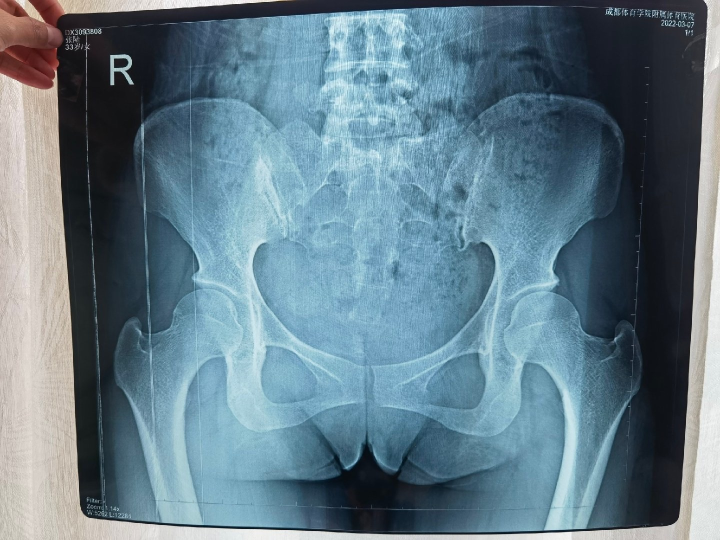
#> input picture shared_data/data/raw_images/xray_001.jpg, 1440 x 1080 px, found by its file name (shown at 1/2 size); its folder holds only this picture in this run
$ python preprocess_images.py
#> lines starting #> are read from the running program, lines starting #| are printed output that depends on the picture
# -*- coding: utf-8 -*-
import os
from PIL import Image
import shutil

def resize_image(image_path, target_size=1024):
    """缩放图像，保持纵横比，较短边填充黑色"""
#> called with image_path = 'raw_images/xray_001.jpg', target_size = 1024
    img = Image.open(image_path)
#> img is the input picture: PIL image 1440x1080 RGB; mean R, G, B 100.4, 124.8, 137.5

    # 计算缩放比例
    ratio = target_size / float(max(img.size))
#> ratio = 0.711
    new_size = tuple([int(x * ratio) for x in img.size])
#> new_size = (1024, 768)

    # 缩放图像
    img = img.resize(new_size, Image.Resampling.LANCZOS)
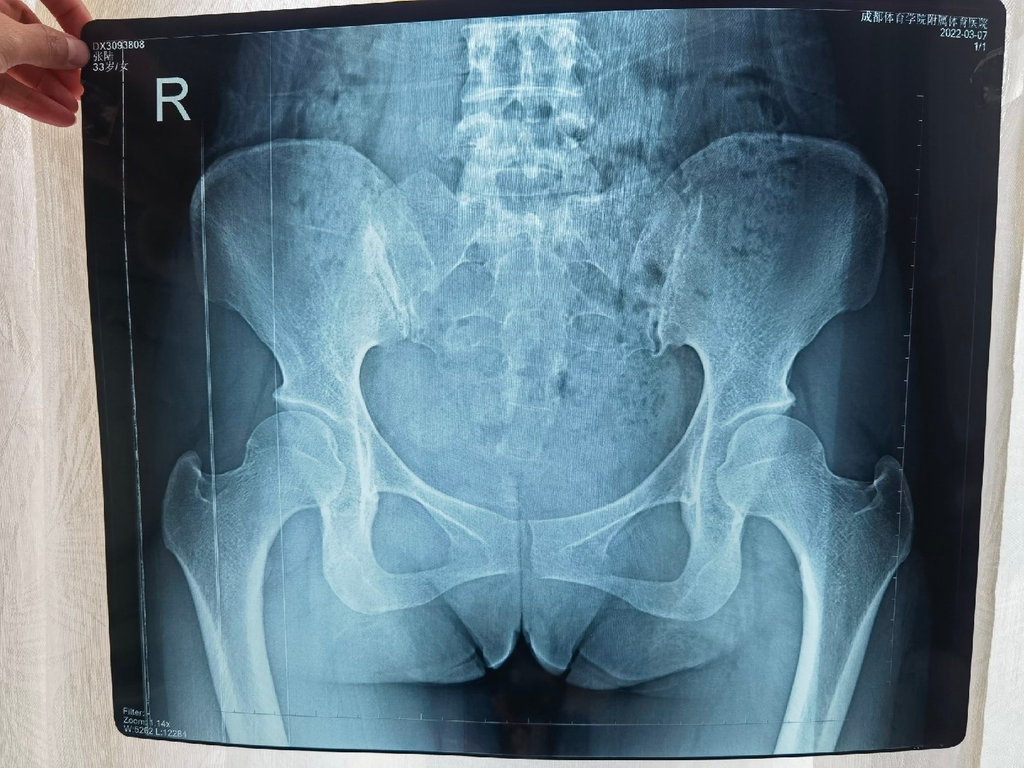
#> img: PIL image 1024x768 RGB; mean R, G, B 100.4, 124.8, 137.5

    # 创建黑色背景
    new_img = Image.new('RGB', (target_size, target_size), (0, 0, 0))
#> new_img: PIL image 1024x1024 RGB; every value is 0

    # 计算粘贴位置（居中）
    paste_x = (target_size - new_size[0]) // 2
#> paste_x = 0
    paste_y = (target_size - new_size[1]) // 2
#> paste_y = 128

    # 粘贴图像
    new_img.paste(img, (paste_x, paste_y))
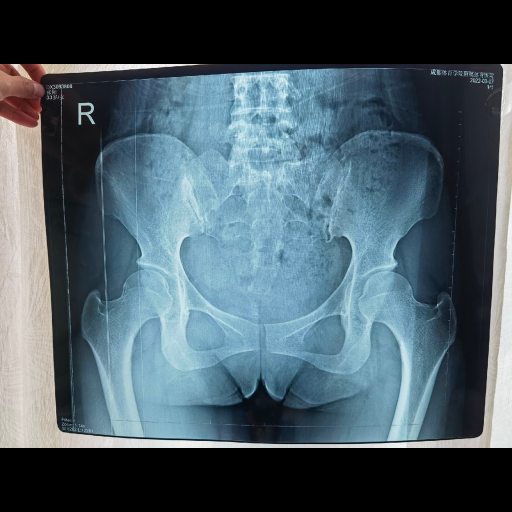
#> new_img: PIL image 1024x1024 RGB (shown at 1/2 size); mean R, G, B 75.3, 93.6, 103.1
    return new_img

def process_dataset():
    """处理整个数据集"""
    src_dir = 'raw_images'
    processed_dir = 'processed_images'

    if not os.path.exists(processed_dir):
        os.makedirs(processed_dir)

    for filename in os.listdir(src_dir):
        if filename.endswith('.jpg'):
            print('Processing {}...'.format(filename))
            image_path = os.path.join(src_dir, filename)
            processed_img = resize_image(image_path)

            output_path = os.path.join(processed_dir, filename)
            processed_img.save(output_path, quality=95)

            json_filename = filename.replace('.jpg', '.json')
            json_src = os.path.join(src_dir, json_filename)
            json_dst = os.path.join(processed_dir, json_filename)
            if os.path.exists(json_src):
                shutil.copy2(json_src, json_dst)

if __name__ == '__main__':
    process_dataset()
    print('预处理完成！')

$ run again, on shared_data/data/raw_images/xray_020.jpg
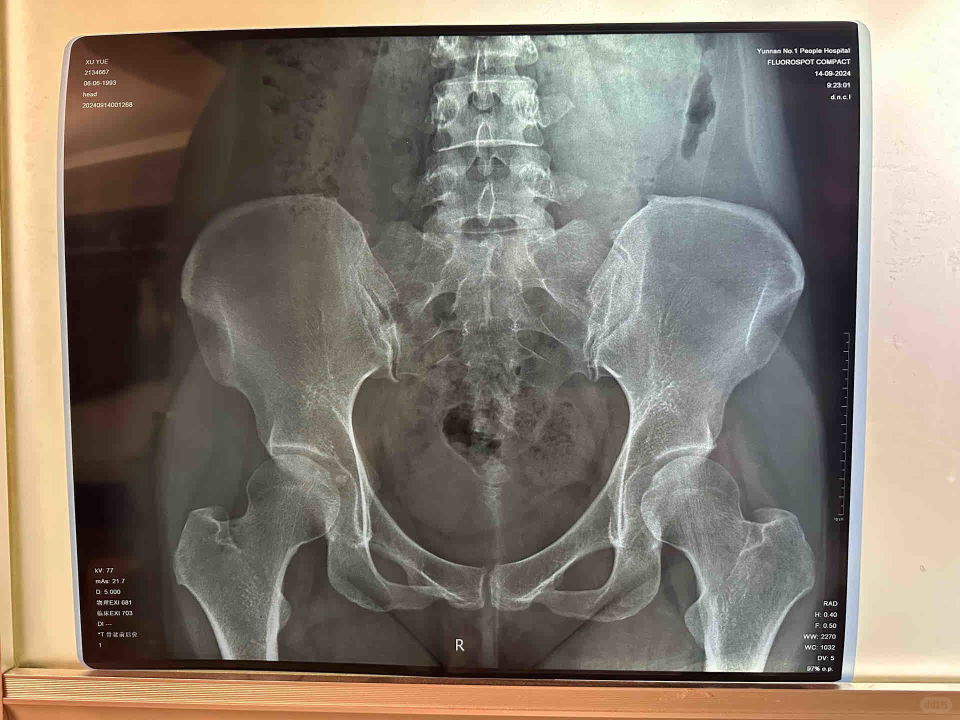
#> input picture shared_data/data/raw_images/xray_020.jpg, 1920 x 1440 px, found by its file name (shown at 1/2 size)
#> in resize_image, img is the input picture: PIL image 1920x1440 RGB; mean R, G, B 133.2, 123.8, 111.6
#> in resize_image, `img = img.resize(new_size, Image.Resampling.LANCZOS)`:
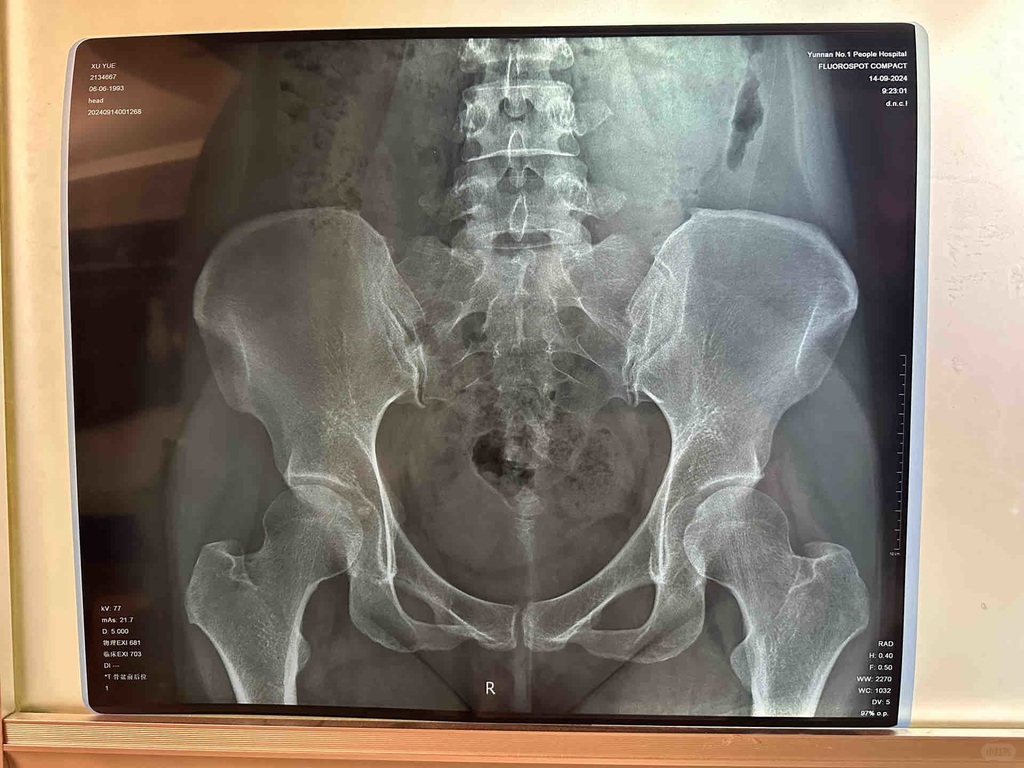
#> img: PIL image 1024x768 RGB; mean R, G, B 133.2, 123.8, 111.6
#> in resize_image, `new_img.paste(img, (paste_x, paste_y))`:
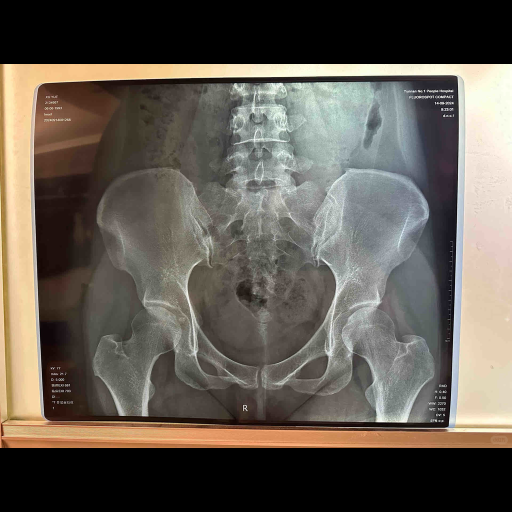
#> new_img: PIL image 1024x1024 RGB (shown at 1/2 size); mean R, G, B 99.9, 92.9, 83.7

$ run again, on shared_data/data/raw_images/xray_027.jpg
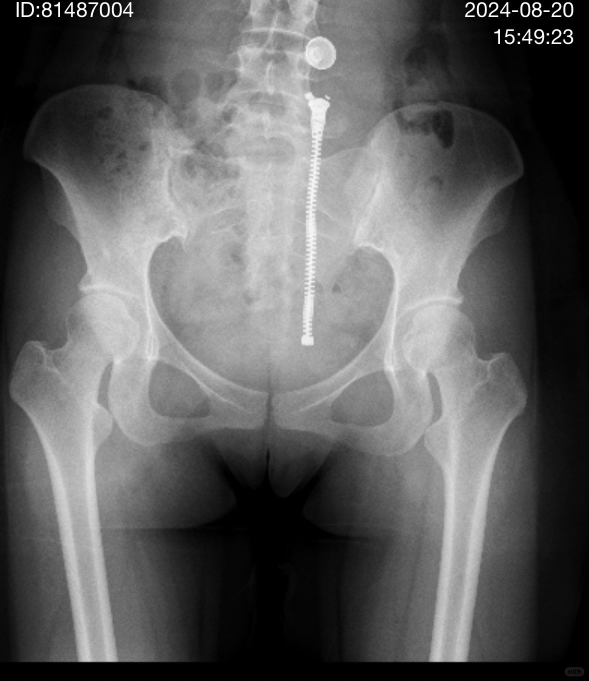
#> input picture shared_data/data/raw_images/xray_027.jpg, 1178 x 1362 px, found by its file name (shown at 1/2 size)
#> in resize_image, img is the input picture: PIL image 1178x1362 RGB; mean R, G, B 94.7, 94.7, 94.7
#> in resize_image, `img = img.resize(new_size, Image.Resampling.LANCZOS)`:
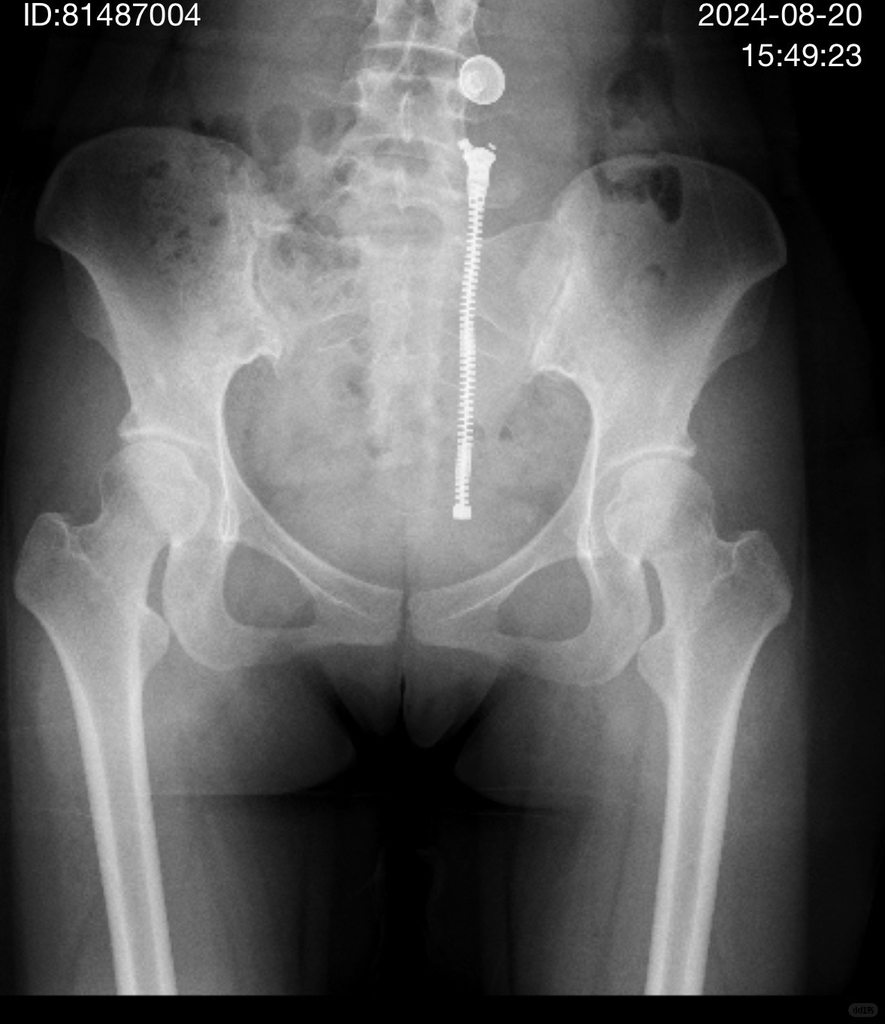
#> img: PIL image 885x1024 RGB; mean R, G, B 94.7, 94.7, 94.7
#> in resize_image, `new_img.paste(img, (paste_x, paste_y))`:
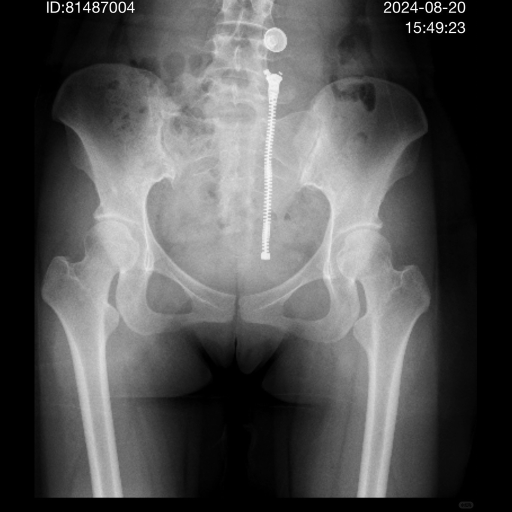
#> new_img: PIL image 1024x1024 RGB (shown at 1/2 size); mean R, G, B 81.9, 81.9, 81.9

$ run again, on shared_data/data/raw_images/xray_038.jpg
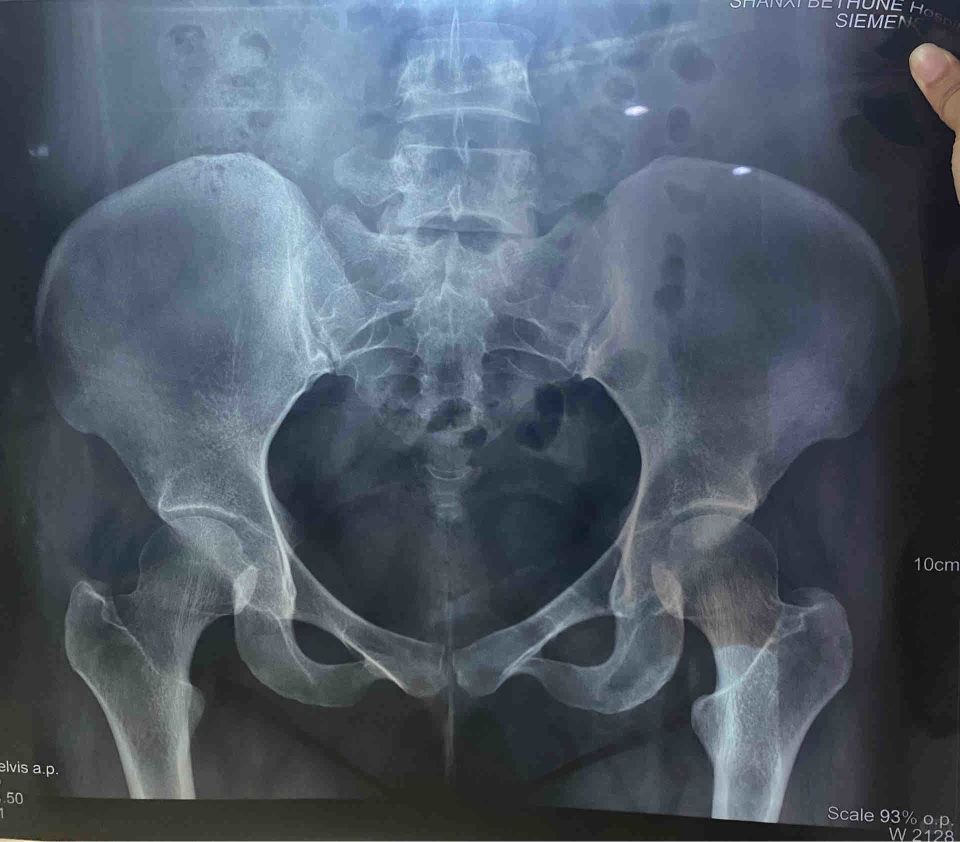
#> input picture shared_data/data/raw_images/xray_038.jpg, 1920 x 1683 px, found by its file name (shown at 1/2 size)
#> in resize_image, img is the input picture: PIL image 1920x1683 RGB; mean R, G, B 80.1, 90.9, 103.8
#> in resize_image, `img = img.resize(new_size, Image.Resampling.LANCZOS)`:
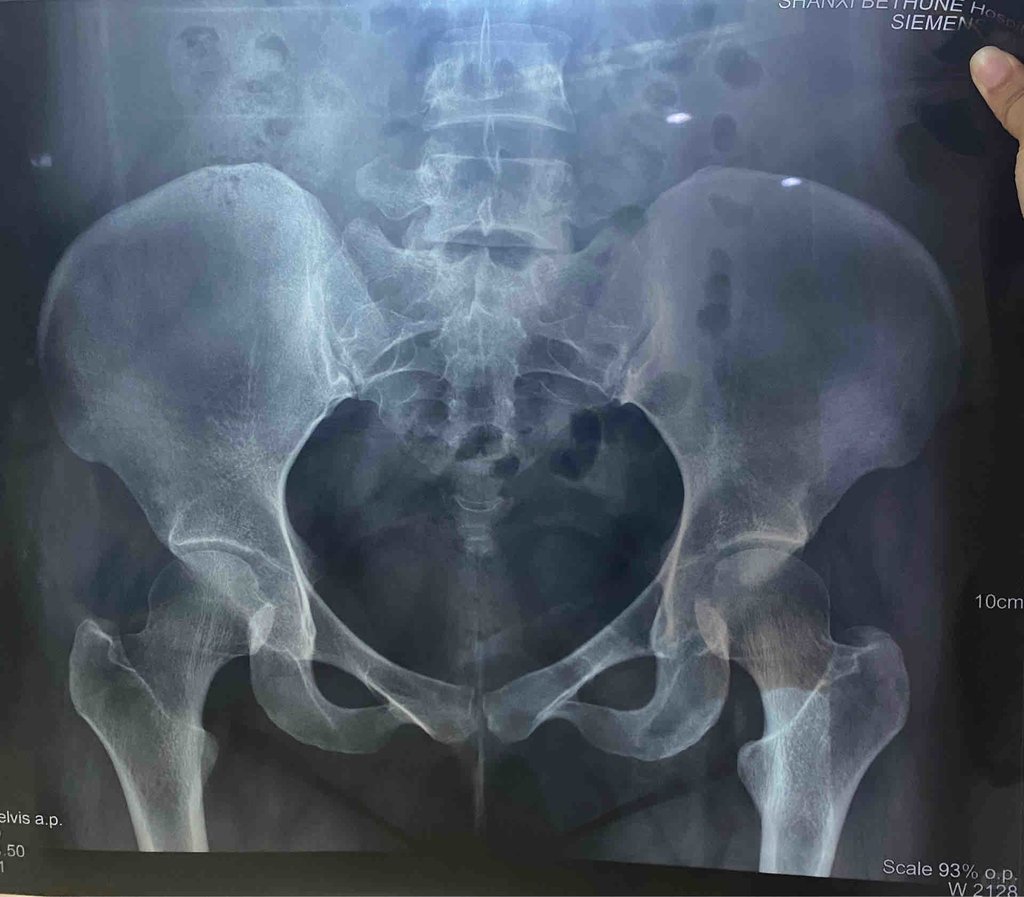
#> img: PIL image 1024x897 RGB; mean R, G, B 80.1, 90.9, 103.8
#> in resize_image, `new_img.paste(img, (paste_x, paste_y))`:
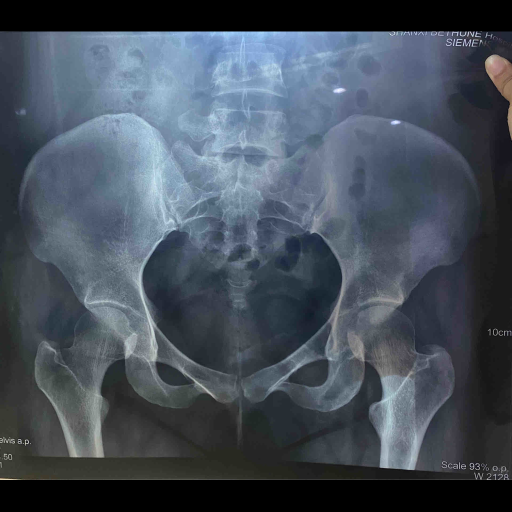
#> new_img: PIL image 1024x1024 RGB (shown at 1/2 size); mean R, G, B 70.1, 79.6, 90.9

$ run again, on shared_data/data/raw_images/xray_003.jpg
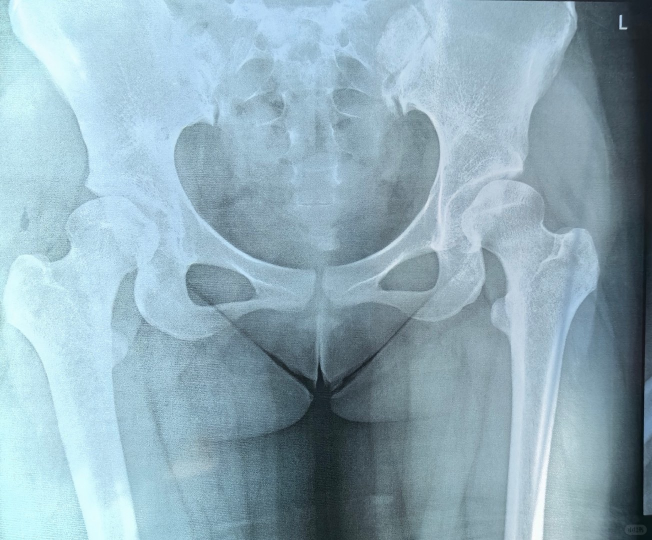
#> input picture shared_data/data/raw_images/xray_003.jpg, 1304 x 1080 px, found by its file name (shown at 1/2 size)
#> in resize_image, img is the input picture: PIL image 1304x1080 RGB; mean R, G, B 144.8, 172.4, 185.3
#> in resize_image, `img = img.resize(new_size, Image.Resampling.LANCZOS)`:
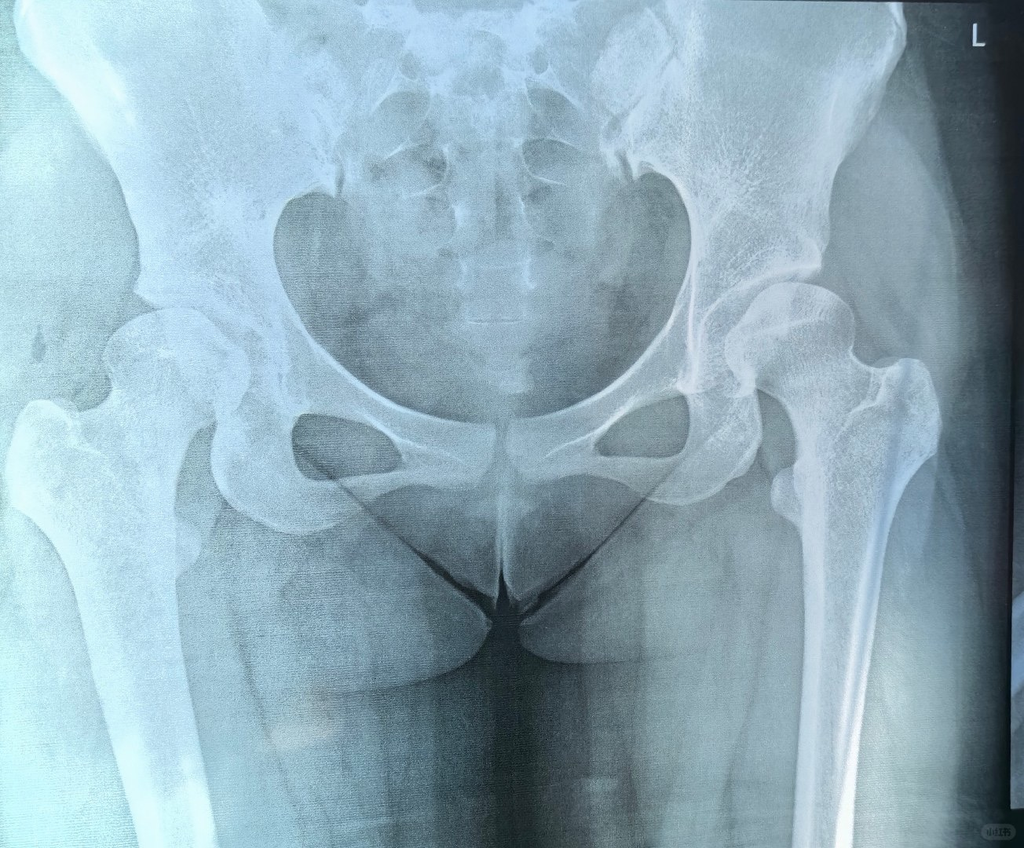
#> img: PIL image 1024x848 RGB; mean R, G, B 144.8, 172.4, 185.3
#> in resize_image, `new_img.paste(img, (paste_x, paste_y))`:
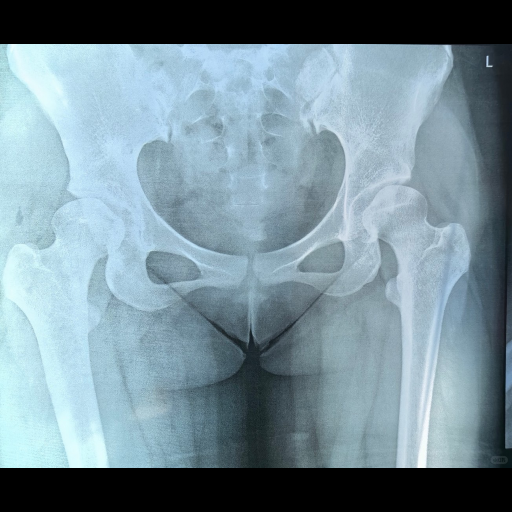
#> new_img: PIL image 1024x1024 RGB (shown at 1/2 size); mean R, G, B 119.9, 142.8, 153.5
